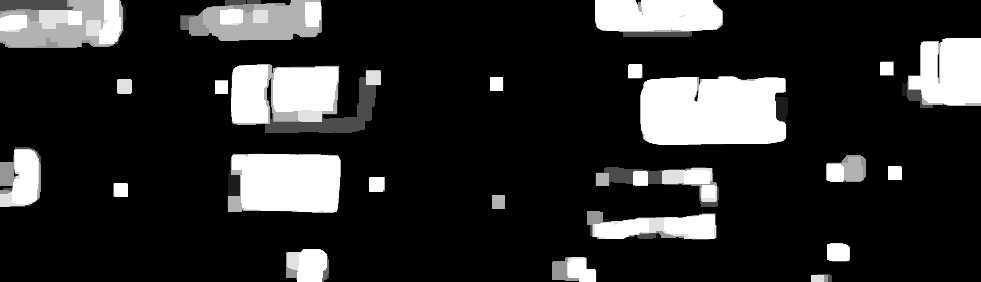
#> input picture dilated.png, 981 x 282 px
$ python exp2.py
#> lines starting #> are read from the running program, lines starting #| are printed output that depends on the picture; after the words box and inside, x2 and y2 are one past the last pixel; in counts of white or black regions, pixels touching at a corner belong together
import numpy as np
import cv2
#import imutils

def midpoint(ptA, ptB):
	return ((ptA[0] + ptB[0]) * 0.5, (ptA[1] + ptB[1]) * 0.5)
image = cv2.imread('dilated.png',0)
#> image is the input picture: shape (282, 981); min 0, max 255, mean 44
original = cv2.imread("foregroundimage.png")
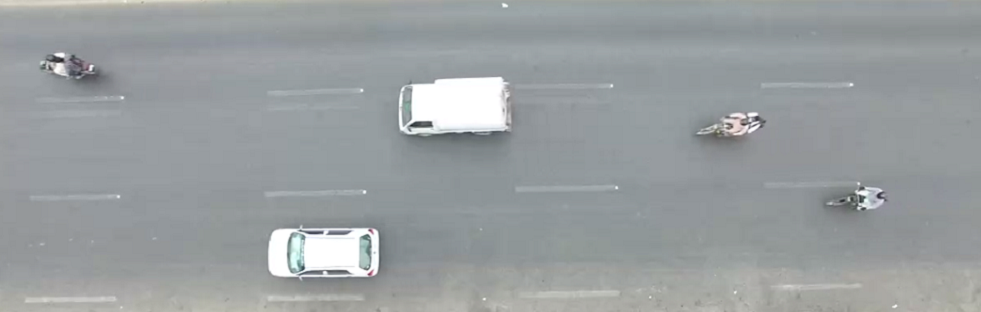
#> input picture foregroundimage.png, 981 x 312 px
#> original is the input picture: shape (312, 981, 3); mean B, G, R 160.2, 158.5, 153.6
# [8 lines of commented-out code are left out]
vehicle_count=0

#image = cv2.dilate(image,None,iterations=8)
#cv2.imshow("dilated",image)
#cv2.imwrite("dilated.png",image)
cv2.waitKey(0)
cnts, hierarchy = cv2.findContours(image, cv2.RNG_UNIFORM, cv2.CHAIN_APPROX_NONE)
#> cnts = 24 contours; largest, box (x1, y1, x2, y2) and area: (640, 76, 788, 145) 9392, (231, 64, 381, 133) 7856, (227, 153, 341, 213) 6284, (0, 0, 126, 48) 5615, (180, 0, 322, 41) 4613
multiple_contours = []
for c in cnts:
    orig = image.copy()
    area = cv2.contourArea(c)
    if area <1000:
        pass
    vehicle_count+=1
    print(area)
    box = cv2.minAreaRect(c)
    # [6 lines of commented-out code are left out]
    multiple_contours.append(c)
#> this loop made 24 passes
#> (area, box) on passes 1 to 12: (133, ((821, 277.5), (7, 20), -90)), (844, ((574, 269), (24, 44), -90)), (1223, ((307, 265), (32, 42), -90)), (374.5, ((838, 252), (18, 22), -90)), (2645.5, ((651.5, 225.1), (27.02, 129.3), -89.4)), (156, ((498, 201.5), (13, 12), -90)), (182, ((120, 189.5), (13, 14), -90)), (210, ((376.5, 184), (14, 15), -90)), (2149, ((656.5, 186.5), (39, 123), -90)), (169, ((894.5, 172.5), (13, 13), -90)), (865, ((845.5, 168), (26, 39), -90)), (6283.5, ((283.6, 182.5), (58.44, 112.7), -89.27))
#| 133.0
#| 844.0
#| 1223.0
#| 374.5
#| 2645.5
#| 156.0
#| 182.0
#| 210.0
#> (further printed lines are left out)
#> after the loop, multiple_contours has the same summary as cnts; vehicle_count = 24

#ximg = cv2.dilate(orig,None,iterations=2)
#cv2.imshow("DILATION",ximg)
cv2.waitKey(0)
cv2.drawContours(orig,multiple_contours,-1,(139,131,255),2)
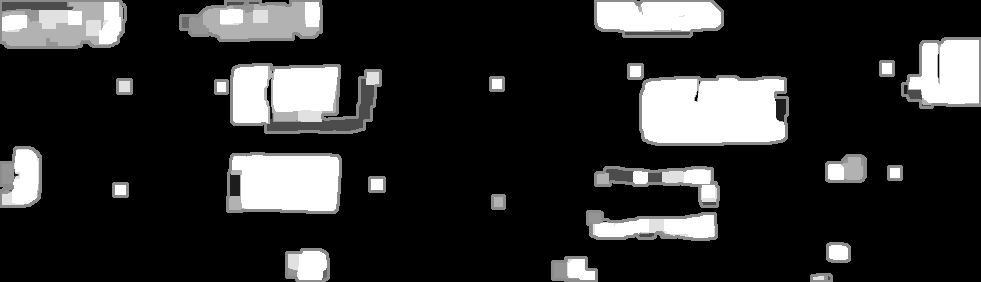
#> orig: shape (282, 981); min 0, max 255, mean 45.2
cv2.putText(orig,str(vehicle_count),(10,90),cv2.FONT_HERSHEY_COMPLEX,1,(139,131,255),2)
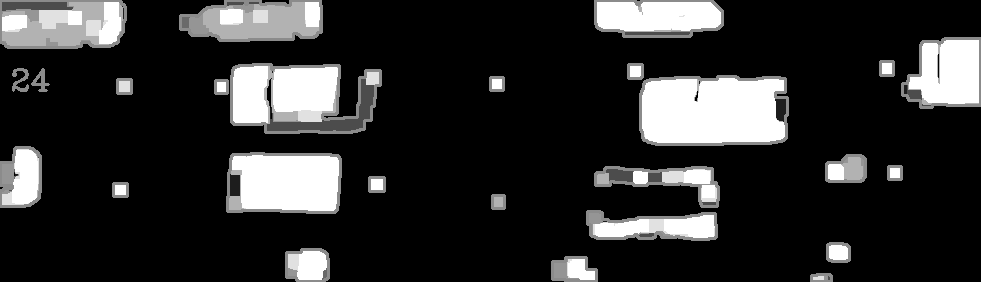
#> orig: shape (282, 981); 0.15% of pixels changed, all inside (x1, y1, x2, y2) = (12, 68, 50, 92)
cv2.putText(original,str(vehicle_count),(10,90),cv2.FONT_HERSHEY_COMPLEX,1,(139,131,255),2)
if vehicle_count <=40:
    print("---------RUNNING 40 -----------")
    cv2.circle(original,(90,100),40,(0,0,255),-1)
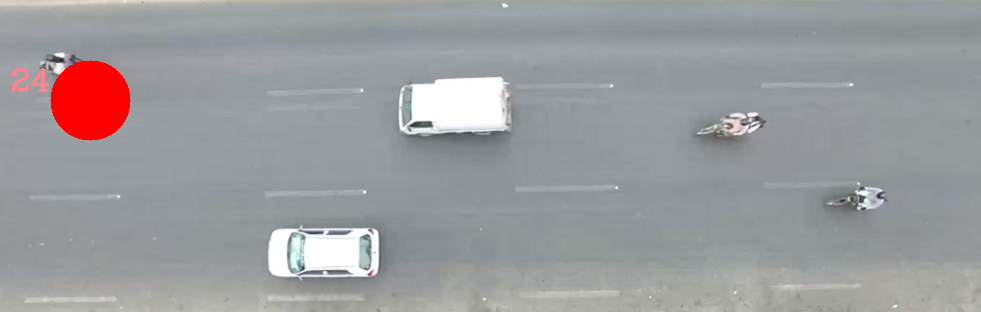
#> original: shape (312, 981, 3); mean B, G, R 157.7, 156, 155.5
elif vehicle_count <=70:

    print("---------RUNNING 60 -----------")
    cv2.circle(original,(90,100),40,(52,25,48),-1)
else:

    print("---------RUNNING 80 -----------")
    cv2.circle(original,(90,100),40,(255,0,0),-1)
print("0-40 ==> RED "," 41-70==> PURPLE ","71-100 ==> BLUE")
cv2.imshow("ORIGINAL",original)

cv2.imshow("IMAGE",orig)
cv2.waitKey(0)
cv2.imwrite("New folder/vehicles_count1.png",original)
#print(image)
cv2.destroyAllWindows()
